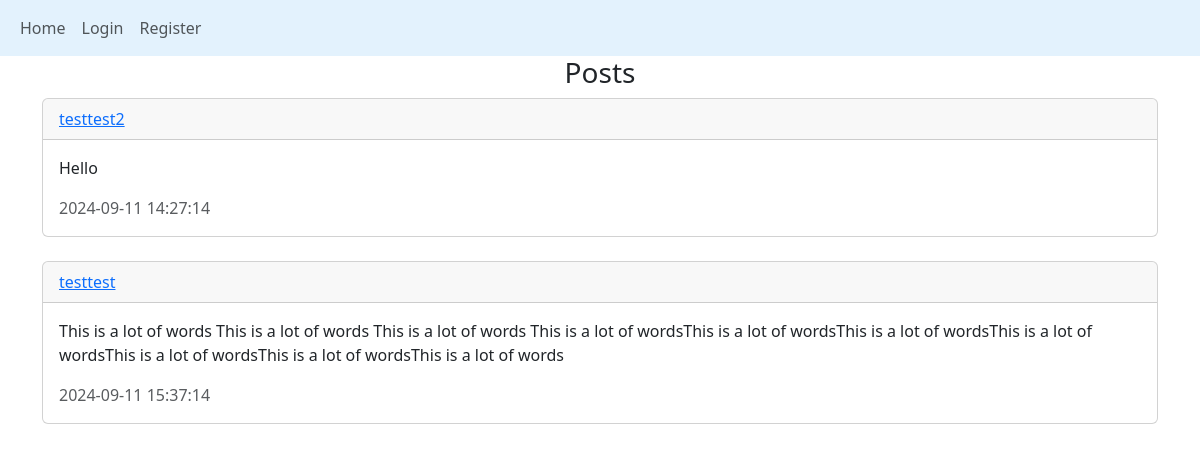
Page /home on the earlier database version.
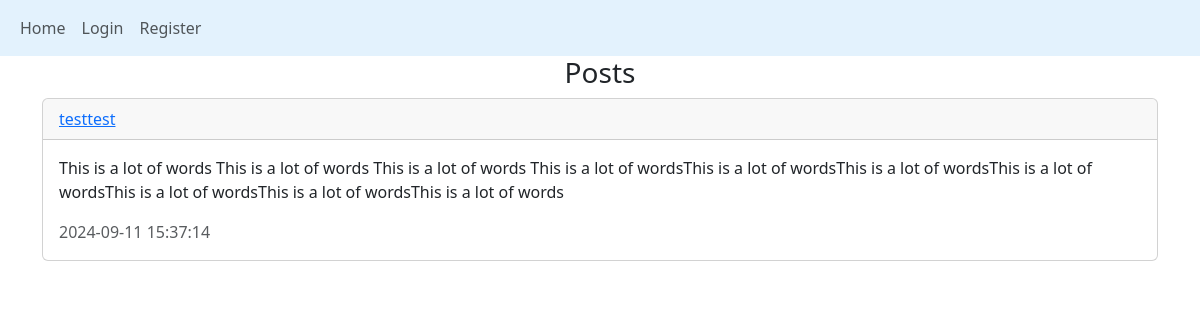
Same page on the later database version.
### website/models.py (models this page shows)
class Post(db.Model):
    id = db.Column(db.Integer, primary_key=True)
    text = db.Column(db.Text, nullable=False)
    date_created = db.Column(db.DateTime(timezone=True), default=func.now())
    author = db.Column(db.Integer, db.ForeignKey('user.id', ondelete="CASCADE"), nullable=False)

class User(db.Model, UserMixin):
    id = db.Column(db.Integer, primary_key=True)
    email = db.Column(db.String(150), unique=True)
    username = db.Column(db.String(150), unique=True)
    password = db.Column(db.String(150))
    date_created = db.Column(db.DateTime(timezone=True), default=func.now())
    posts = db.relationship('Post', backref='user', passive_deletes=True)

### website/views.py (the view)
@views.route("/")
@views.route("/home")
def home():
    posts = Post.query.all()
    return render_template("home.html", user=current_user, posts=posts)

### website/templates/home.html (shortened to what this page needs)
{% extends "base.html" %}
{% block content %}
    <h3 align="center">
        Posts
    </h3>
    <div id="posts">
        {% for post in posts %}
            <div class="card">
                <div class="card-header d-flex justify-content-between align-items-center">
                    <a href="/posts/{{post.user.username}}">
                        {{post.user.username}}
                    </a>
                </div>
                <div class="card-body">
                    <p>
                        {{post.text}}
                    </p>
                    <footer class="text-muted">
                        {{ post.date_created}}
                    </footer>
                </div>
            </div>
            <br/>
        {% endfor %}
    </div>
{% endblock %}

### website/templates/base.html (shortened to what this page needs)
<!DOCTYPE html>
<html lang="en">
    <head>
        <link href="https://cdn.jsdelivr.net/npm/bootstrap@5.3.3/dist/css/bootstrap.min.css" rel="stylesheet"/>
        <link rel="stylesheet" href="https://cdnjs.cloudflare.com/ajax/libs/font-awesome/6.4.0/css/all.min.css"/>
    </head>
    <body>
        <nav class="navbar navbar-expand-lg sticky-top" style="background-color: #e3f2fd;">
            <div class="container-fluid">
                <div class="collapse navbar-collapse" id="navbar">
                    <div class="navbar-nav">
                        <a class="nav-item nav-link" href="/home">Home</a>
                        {% if user.is_authenticated %}
                        <a class="nav-item nav-link" href="/logout">Logout</a>
                        {% else %}
                        <a class="nav-item nav-link" href="/login">Login</a>
                        <a class="nav-item nav-link" href="/sign-up">Register</a>
                        {% endif %}
                    </div>
                </div>
            </div>
        </nav>
        <div class="container">
            {% block content %}{% endblock %}
        </div>
    </body>
</html>

Differences in the rows shown:
removed Post: user.username "testtest2", text "Hello", date_created "2024-09-11 14:27:14"
